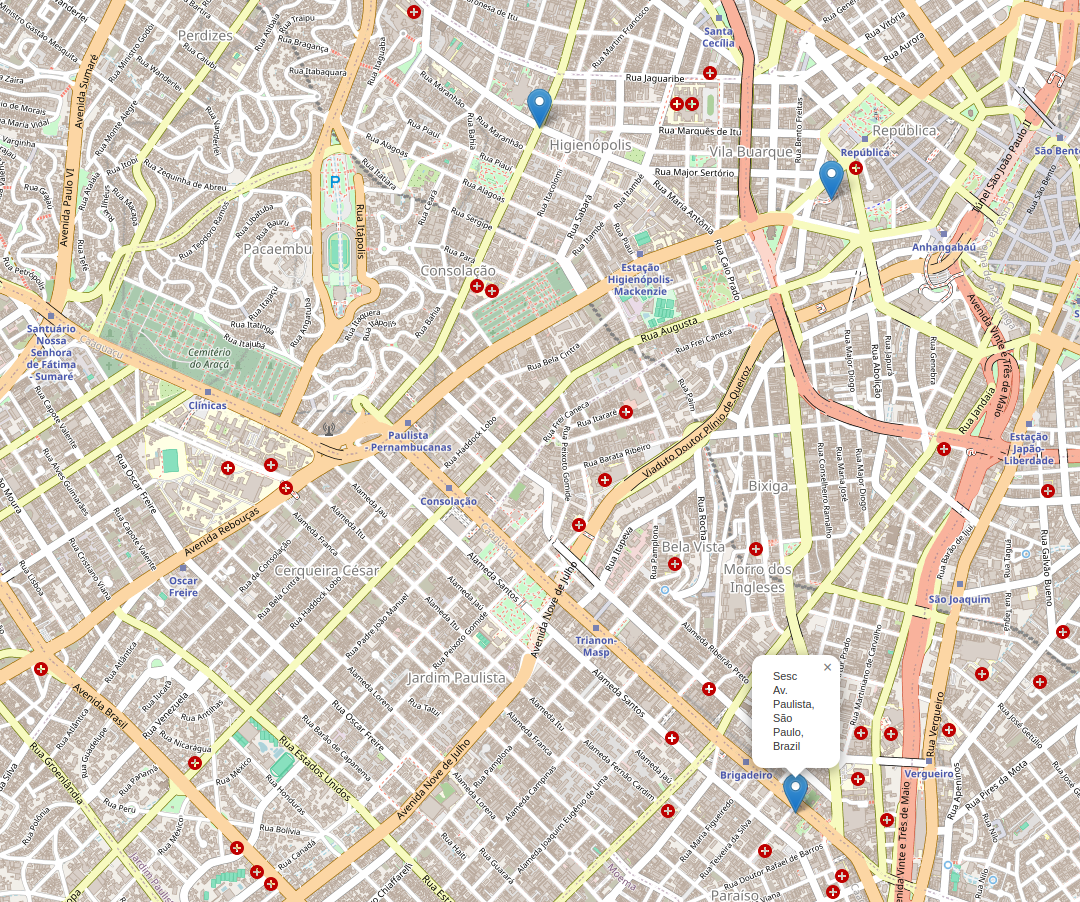

Source code (Python):
import folium
import osmnx as ox
import webbrowser
from geopy.geocoders import Nominatim

geolocator = Nominatim(user_agent="mapeador")
addresses = [
    'Av. Angélica, São Paulo, Brazil',
    'Sesc Av. Paulista, São Paulo, Brazil',
    'Av. Ipiranga 200, São Paulo, Brazil',
]
geocoded_addresses = {}
for address in addresses:
    result = geolocator.geocode(address)
    if result:
        geocoded_addresses[address] = result.latitude, result.longitude
    else:
        print(f'Could not geocode: {address}')
if not geocoded_addresses:
    print('No valid addresses')
    exit()
    
center_point = list(geocoded_addresses.values())[0]
m = folium.Map(location=center_point, zoom_start=15)
# Add markers
for address, coords in geocoded_addresses.items():
    folium.Marker(location=coords, popup=address).add_to(m)
    
# Save the map as an HTML file
filename = "map.html"
m.save(filename)
webbrowser.open(filename)
